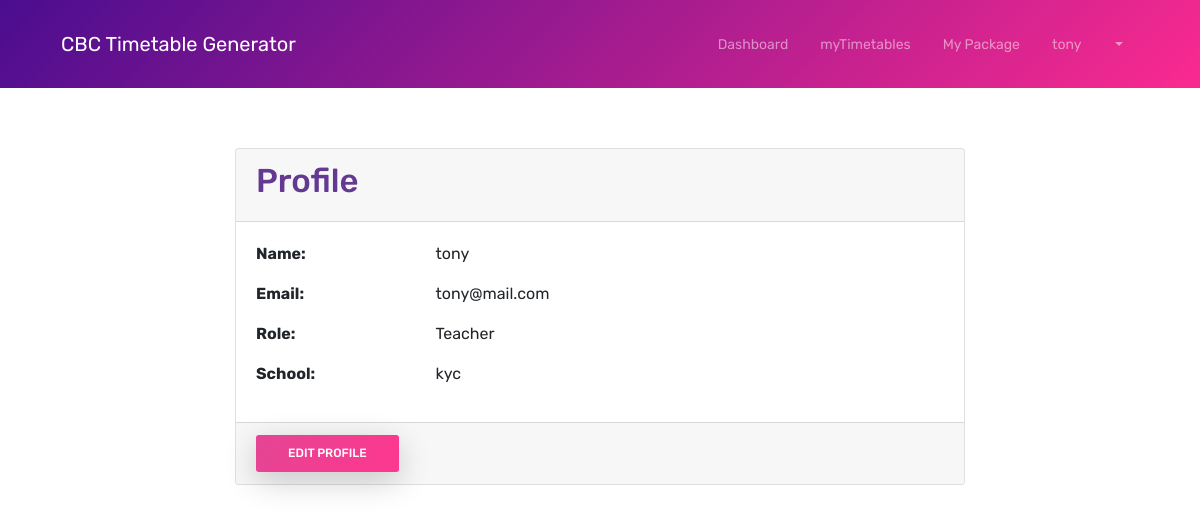
Before: /auth/profile (signed in) with the older database file.
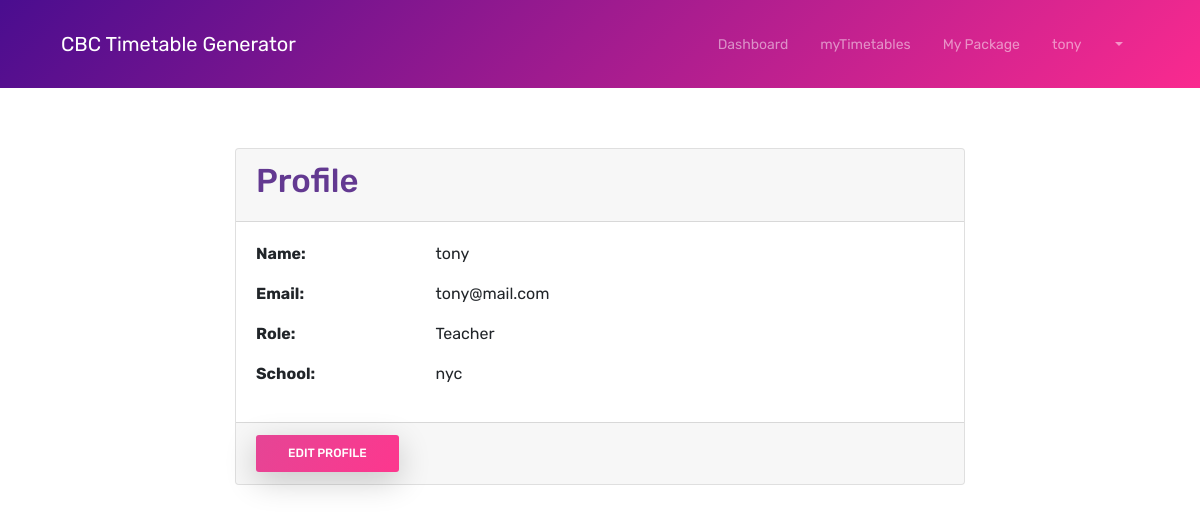
After: the same page with the newer database file.
### app/models/user.py (models this page shows, shortened)
class User(UserMixin, db.Model):
    id = db.Column(db.Integer, primary_key=True)
    username = db.Column(db.String(64), nullable=False)
    email = db.Column(db.String(120), unique=True, nullable=False)
    password_hash = db.Column(db.String(128))
    role = db.Column(db.String(20), default='teacher')
    school_id = db.Column(db.Integer, db.ForeignKey('school.id'), nullable=False)
    is_active = db.Column(db.Boolean, default=True)
    created_at = db.Column(db.DateTime, default=db.func.current_timestamp())
    updated_at = db.Column(db.DateTime, default=db.func.current_timestamp(),
                          onupdate=db.func.current_timestamp())

### app/models/school.py (models this page shows, shortened)
class School(db.Model):
    id = db.Column(db.Integer, primary_key=True)
    name = db.Column(db.String(100), nullable=False)
    email = db.Column(db.String(120), unique=True, nullable=False)
    phone = db.Column(db.String(20))
    subscription_type = db.Column(db.String(20), default='basic')
    subscription_end_date = db.Column(db.DateTime)
    max_teachers = db.Column(db.Integer, default=10)
    created_at = db.Column(db.DateTime, default=datetime.utcnow)
    users = db.relationship('User', backref='school', lazy=True)
    classes = db.relationship('ClassStream', backref='school', lazy=True)
    subjects = db.relationship('Subject', backref='school', lazy=True)

### app/auth/routes.py (the view)
@bp.route('/profile')
@login_required
def profile():
    return render_template('auth/profile.html', title='Profile')

### app/models/user.py (called while the page is built)
@login_manager.user_loader
def load_user(id):
    return User.query.get(int(id))

### app/templates/auth/profile.html
{% extends "base.html" %}
{% block content %}
<div class="container mt-5">
    <div class="row">
        <div class="col-md-8 offset-md-2">
            <div class="card">
                <div class="card-header">
                    <h3>Profile</h3>
                </div>
                <div class="card-body">
                    <div class="row mb-3">
                        <div class="col-sm-3">
                            <strong>Name:</strong>
                        </div>
                        <div class="col-sm-9">
                            {{ current_user.username }}
                        </div>
                    </div>
                    <div class="row mb-3">
                        <div class="col-sm-3">
                            <strong>Email:</strong>
                        </div>
                        <div class="col-sm-9">
                            {{ current_user.email }}
                        </div>
                    </div>
                    <div class="row mb-3">
                        <div class="col-sm-3">
                            <strong>Role:</strong>
                        </div>
                        <div class="col-sm-9">
                            {{ current_user.role|title }}
                        </div>
                    </div>
                    <div class="row mb-3">
                        <div class="col-sm-3">
                            <strong>School:</strong>
                        </div>
                        <div class="col-sm-9">
                            {{ current_user.school.name }}
                        </div>
                    </div>
                </div>
                <div class="card-footer">
                    <a href="{{ url_for('auth.edit_profile') }}" class="btn btn-primary">Edit Profile</a>
                </div>
            </div>
        </div>
    </div>
</div>
{% endblock %}

### app/templates/base.html (shortened to what this page needs)
<!DOCTYPE html>
<html lang="en">
<head>
    <link rel="stylesheet" href="{{ url_for('static', filename='css/bootstrap.min.css') }}">
    <link rel="stylesheet" href="{{ url_for('static', filename='css/themify-icons.css') }}">
    <link rel="stylesheet" href="{{ url_for('static', filename='css/owl.carousel.min.css') }}">
    <link href="{{ url_for('static', filename='css/style.css') }}" rel="stylesheet">
    <link href="{{ url_for('static', filename='dashboard.css') }}" rel="stylesheet">
    <link href="{{ url_for('static', filename='css2/style.css') }}" rel="stylesheet">
</head>
<body>
    <div class="nav-menu fixed-top">
        <div class="container">
            <div class="row">
                <div class="col-md-12">
                    <nav class="navbar navbar-dark navbar-expand-lg">
                        <a class="navbar-brand" href="{{ url_for('main.index') }}"> CBC Timetable Generator</a>
                        <div class="collapse navbar-collapse" id="navbar">
                            <ul class="navbar-nav ml-auto">
                                {% if current_user.is_authenticated %}
                                <li class="nav-item">
                                    <a class="nav-link" href="{{ url_for('admin.dashboard') }}">Dashboard</a>
                                </li>
                                {% endif %}
                            </ul>
                            <ul class="navbar-nav">
                                {% if current_user.is_authenticated %}
                                <li class="nav-item">
                                    <a class="nav-link" href="{{  url_for('admin.new_timetable')  }}">myTimetables</a>
                                </li>
                                <li class="nav-item">
                                    <a class="nav-link" href="{{ url_for('admin.dashboard') }}">My Package</a>
                                </li>
                                <li class="nav-item dropdown">
                                    <a class="nav-link dropdown-toggle" href="#" id="navbarDropdown" role="button"
                                        data-bs-toggle="dropdown">
                                        {{ current_user.username }}
                                    </a>
                                </li>
                                {% endif %}
                            </ul>
                        </div>
                    </nav>
                </div>
            </div>
        </div>
    </div>
    <div class="content" style="padding-top: 100px;">
        {% block content %}{% endblock %}
    </div>
</body>
</html>

### app/static/css/style.css (style rules this page uses)
body { font-family: 'Rubik', sans-serif; position: relative; }
a { color: #e38cb7; }
h3 { color: #633991; font-size: 33px; font-weight: 500; }
.btn { font-size: 12px; font-weight: 400; text-transform: uppercase; padding: 0.375rem 1.35rem; transition: all 0.3s ease; }
.btn-primary { border-radius: 3px; background-image: -moz-linear-gradient( 122deg, #e54595 0%, #fd378e 100%); background-image: -webkit-linear-gradient( 122deg, #e54595 0%, #fd378e 100%); background-image: -ms-linear-gradient( 122deg, #e54595 0%, #fd378e 100%); background-image: linear-gradient( 122deg, #e54595 0%, #fd378e 100%); box-shadow: 0px 9px 32px 0px rgba(0, 0, 0, 0.2); font-weight: 500; padding: 0.6rem 2rem; border: 0; }
.nav-menu { padding: 1rem 0; transition: all 0.3s ease; background-color: rgb(74, 13, 143); background: -moz-linear-gradient(135deg, rgb(74, 13, 143) 0%, rgb(250, 42, 143) 100%); background: -webkit-linear-gradient(135deg, rgb(74, 13, 143) 0%, rgb(250, 42, 143) 100%); background: linear-gradient(135deg, rgb(74, 13, 143) 0%, rgb(250, 42, 143) 100%); }
.navbar-nav .nav-link { position: relative; }
@media (min-width: 992px) { .navbar-expand-lg .navbar-nav .nav-link { padding-right: 1rem; padding-left: 1rem; font-size: 14px; } }
.nav-link { display: flex; align-items: center; gap: 30px; }

Changed rows visible on the page:
changed School: school.name "kyc" → "nyc"
